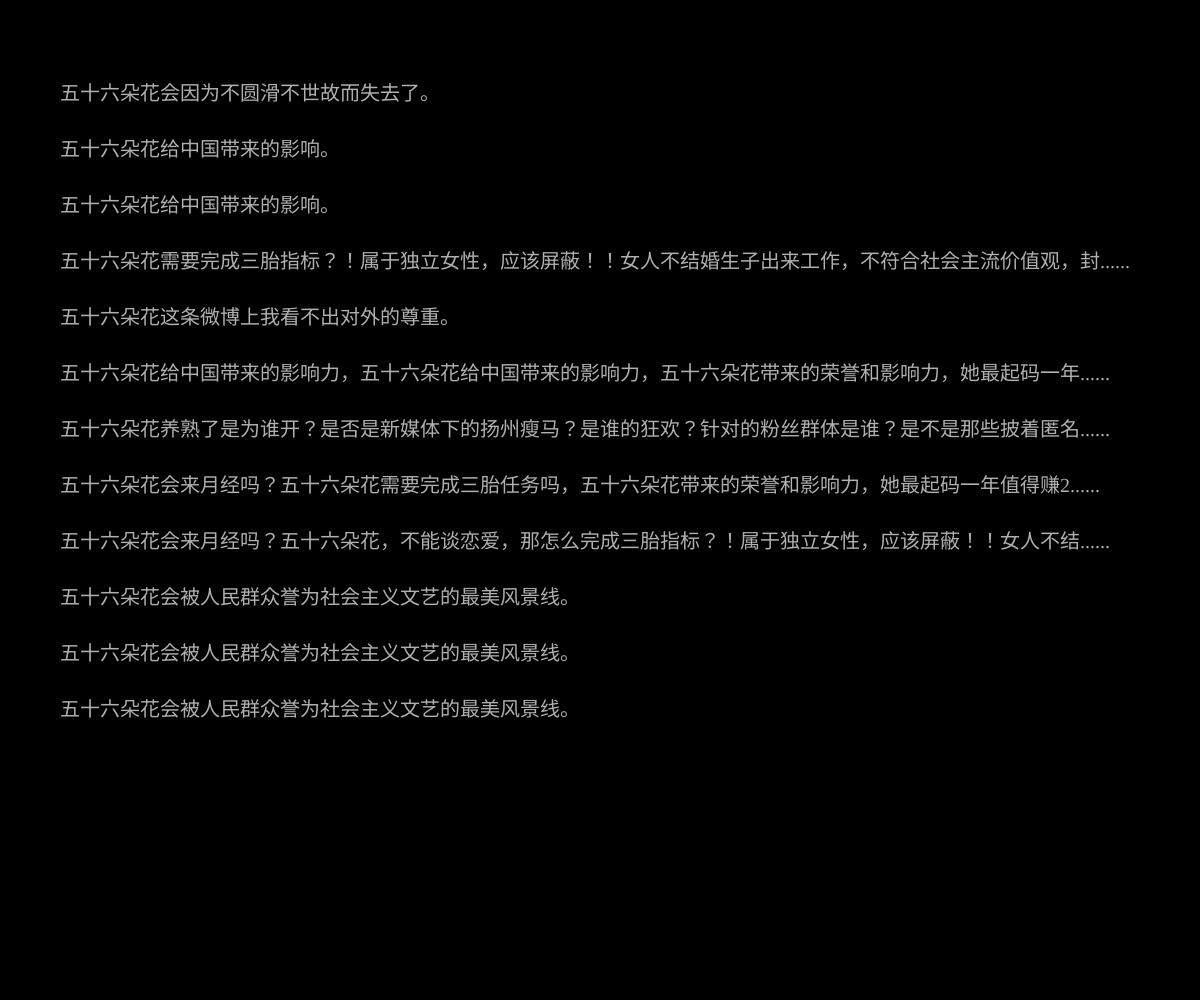
Frame 1 (no input)
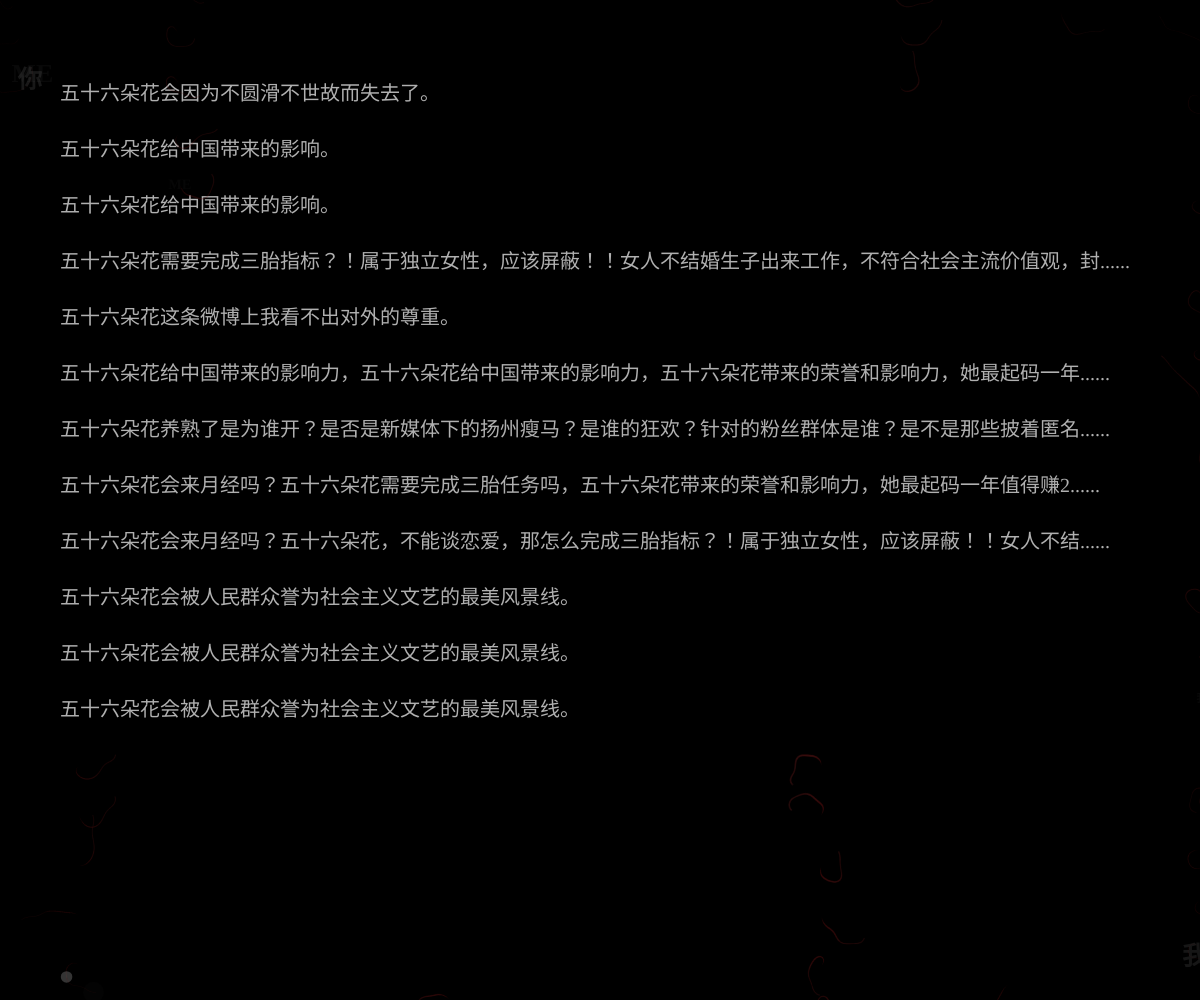
Frame 60 (no input)
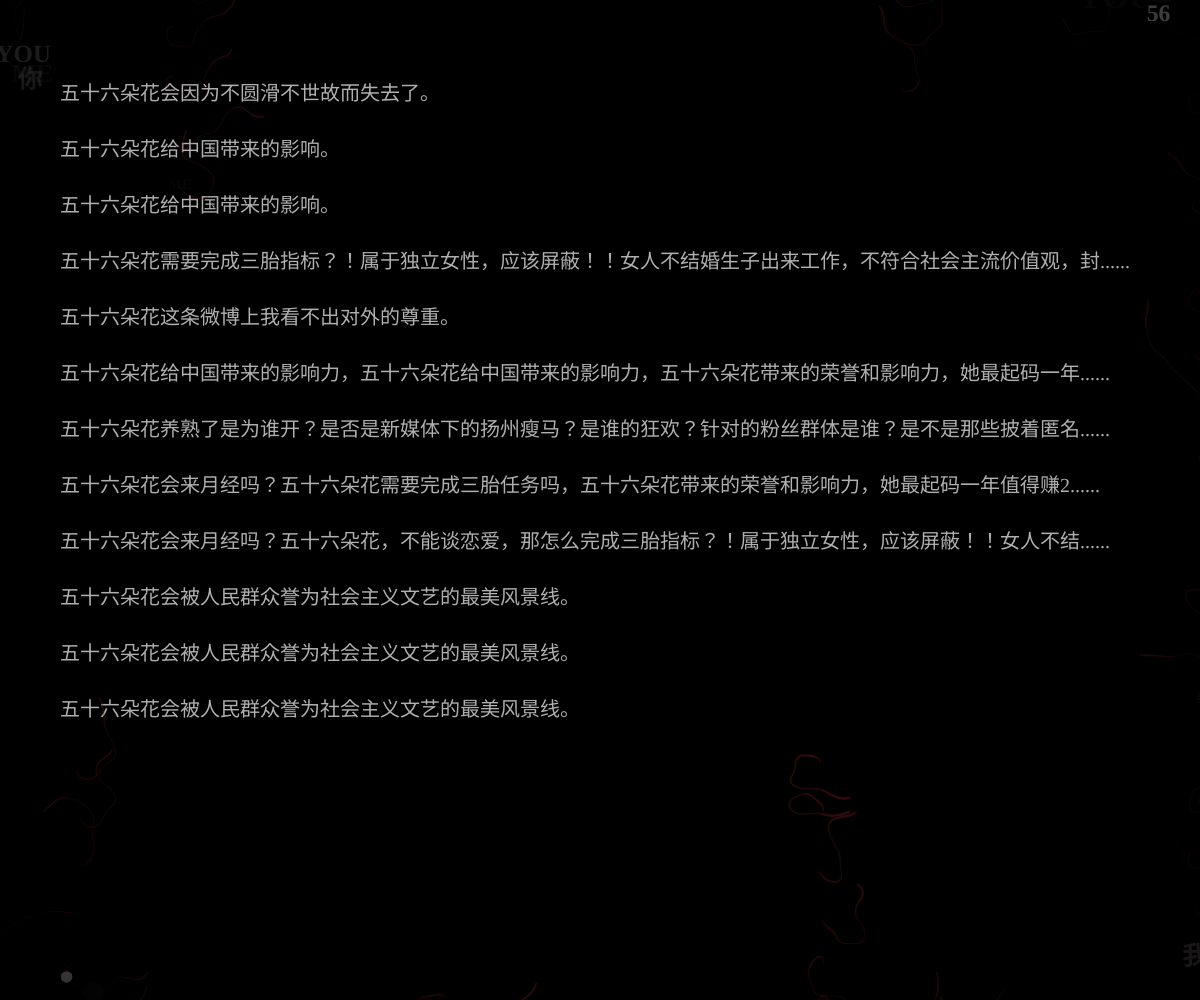
Frame 120 (the mouse pressed at the canvas centre since frame 60)

The p5.js sketch that drew these frames (run headless with seeded random() and noise() and a simulated clock; from frame 60 on, the mouse is pressed at the canvas centre):

// p5.js sketch
// ── sketch.js
let dots = [];
let mult;
let tz;
let w;
let flower = ["你", "我", "YOU", "ME", "56"];
let n = 3;
let patterns = {};
let weibo = [];
let hold = 0;
let loc;
let txt;
let fiftysix = [];
let myFont;

function setup() {
  createCanvas(windowWidth, windowHeight);
  background(0);
  textFont("Songti TC");
  textSize(20);
  weibo = [freedom];
  fiftySix();
  angleMode(DEGREES);
  let density = 24;
  let inter = width / density;
  for (let x = 0; x < width; x += inter) {
    for (let y = 0; y < height; y += inter) {
      let d = new Dot(x + width * cos(x, y), y + height * sin(x, y), 36);
      dots.push(d);
    }
  }
  mult = 0.01;
  tz = 0;
  w = 0;
}
function fiftySix() {
  fill(250, 180);
  textAlign(LEFT, BOTTOM);
  txt = weibo[0].post[0];
  hold = floor(map(windowWidth, 60, 1440, 0, 64));
  n = 3;
  for (let i = 0; i < 12; i++) {
    createPattern();
    text(gibberish(), 60, height * 0.105 + i * 56);
    if (i % 2 == 0) n++;
  }
}
function draw() {
  textSize(20);
  for (let i = 0; i < dots.length; i++) {
    dots[i].draw();
    dots[i].update(tz, mult);
  }
  tz += 0.01;
}

function keyPressed() {
  fill(0, 60);
  for (let i = 0; i < 12; i++) {
    if (i < 11) rect(60, height * 0.1 - 16 + i * 56, width - 180, 24);
    if (i == 11) rect(60, height * 0.1 - 16 + i * 56, 1000, 24);
  }
  textSize(20);
  n = 3;
  fiftySix();
  draw();
}

function createPattern() {
  for (let i = 0; i < txt.length; i++) {
    let gram = txt.substring(i, i + n - 1);
    let nextChar = txt[i + n - 1];
    if (!(gram in patterns)) {
      // if(!patterns[gram])
      patterns[gram] = [];
    }
    patterns[gram].push(nextChar);
  }
}

function gibberish() {
  let then = txt.substring(0, n - 1);
  while (!/[。]$/.test(then) && then.length < hold) {
    let gram = then.slice(-(n - 1));
    let opts = patterns[gram];
    let pick = random(opts);
    if (
      then.length >= hold - 1 &&
      !/[；，、; ,]$/.test(then.charAt(then.length - 1))
    )
      then += "......";
    else {
      then += pick;
      if (then.length >= hold) then += "......";
    }
  }
  return then;
}

function drawMountains() {
  for (let i = 0; i < width; i += 1.5) {
    for (let j = 0; j < 4; j++) {
      stroke(100, 0, 0, 2);
      let l = map(mouseX, 0, width, 0, 100);
      line(
        i - j * 2,
        j * 20 + noise(l + i / 240) * height - (height / 6) * j + height / 12,
        i - j * 2,
        j * 20 + noise(l + i / 240) * height + height / 6
      );
    }
  }
}
class Dot {
  constructor(x, y, length) {
    this.ox = x;
    this.oy = y;
    this.length = length;
    this.w = 0;
    this.vector = createVector(this.ox, this.oy);
    this.corner = createVector(0, 0);
  }
  update(tz, mult) {
    this.r = map(this.vector.y, 0, height, 100, 255 * noise(tz));
    let a = map(
      abs(dist(width / 2, height / 2, this.vector.x, this.vector.y)),
      1000,
      0,
      0,
      255
    );
    let targetW = map(a, 0, 255, 0, 8 * noise(tz * 2));
    this.w = lerp(this.w, targetW, mult * 10);
    this.alpha = lerp(50, a, mult * 5);
    this.ang = map(
      noise(this.vector.x * mult, this.vector.y * mult),
      0,
      1,
      0,
      1440 * noise(tz)
    );
    if (offScreen(this.vector))
      this.vector = p5.Vector.lerp(this.vector, this.corner, noise(tz * 10));
    this.vector.add(createVector(cos(this.ang), sin(this.ang)));
  }
  draw() {
    stroke(this.r, 30, 30, this.alpha);
    strokeWeight(this.w);
    point(this.vector.x, this.vector.y);
    noStroke();
    if (random() < 1 / 120) {
      if (
        (this.alpha <= 51.5 || this.w < 0.5) &&
        dist(width / 2, height / 2, this.vector.x, this.vector.y) >=
          height * 0.4
      ) {
        if (random() > 1 / 4) {
          fill(random(255), this.alpha * random(2));
          textAlign(CENTER, CENTER);
          textStyle(BOLD);
          textSize(this.w * 30);
          text(flower[floor(random(5))], this.vector.x, this.vector.y);
        } else {
          fill(random(250), this.alpha * random(2));
          circle(this.vector.x, this.vector.y, random(60));
        }
      }
    }
    if (random() < 1 / 60) {
      if (this.w > 3 && this.alpha >= 56) {
        if (random() > 1 / 16) {
          fill(random(250), this.alpha * random(2));
          circle(this.vector.x, this.vector.y, random(60));
        } else {
          fill(random(255), this.alpha * 2);
          textAlign(CENTER, CENTER);
          textStyle(BOLD);
          textSize(this.w * 20);
          text(flower[floor(random(5))], this.vector.x, this.vector.y);
        }
      }
    }
  }
}
function offScreen(vector) {
  return dist(width / 2, height / 2, vector.x, vector.y) <= height / 4;
}

// ── WEIBO.js
let freedom=
{
title:["五十六朵花"],
post:["五十六朵花会被人民群众誉为社会主义文艺的最美风景线。五十六朵花会来月经吗？五十六朵花需要完成三胎任务吗，五十六朵花18岁以前可以恋爱吗，五十六朵花会被别人校园霸凌吗，五十六朵花会被别人栓上铁链吗，五十六朵花会因为寻找真相消失吗？五十六朵花，不能谈恋爱，那怎么完成三胎指标？！属于独立女性，应该屏蔽！！女人不结婚生子出来工作，不符合社会主流价值观，封杀！！什么人会要求女孩纯洁无暇，不与外界接触？封建时期的帝王，有处女情结的男人，这些的大前提都是他们对女孩有性需求，且让保持愚昧便于控制。那么，这五十六朵花养熟了是为谁开？是否是新媒体下的扬州瘦马？是谁的狂欢？针对的粉丝群体是谁？是不是那些披着匿名皮在网上支持嫖娼合法，支持三妻四妾的人？如果你觉得现在的女性不好，丢了老祖宗的那套规矩，那你就去变性，从三从四德做起，辞职在家拖地洗碗端茶倒水伺候老人照顾孩子生十胎男宝，用行动感化现代女性参与她们改变她们。而不是一味的抱怨，你是怎么样，中国女性便是什么样，此后若没有贤妻良母，那你便是唯一的贤妻良母！谢谢你。会被别人玩残了的这种侮辱暗示性用词什么意思，这里最大一桩玩残的案子都他妈不可说，你怎么敢的啊？是真的吗？！我苹果牛！谢谢你。往曹县靠无胆，往西方靠无量，长期左右摇摆中逐渐衰落，是最看得见的未来。另外今天散步路过优品道路口的时候，看到许多人在那排着长队。绕过去瞅了一眼，原来那里弄了一个核酸点。应该是准备省内游的市民们跑去弄核酸证明，不然的话很多地方都去不了。习总书记勉励我们爱国，励志，求真，力行。习近平与大学生朋友们。习总书记勉励我们爱国，励志，求真，力行。人民群众的眼睛是雪亮的。被人真心的喜欢是什么体验？把人民放在心上，人民也会记住他们。当年的那批被迫害的人！对如今的疫情！！怎么看法？？？在习近平总书记视察广西一周年之际，4月27日，自治区检察院各党支部召开专题学习讨论会，重温习近平总书记视察广西4.27重要讲话精神，学习贯彻自治区党代表会议和自治区党委十二届三次全会精神。自治区检察院党组书记，检察长茅仲华，党组成员，副检察长卫福喜在自治区党委习近平总书记视察广西4.27重要讲话发表一周年座谈会主会场参加会议，自治区检察院其他党组成员及厅级领导参加所在支部学习讨论。大家一致表示，要深刻领悟两个确立的决定性意义，坚决做到两个维护，紧跟伟大复兴领航人踔厉笃行，紧紧围绕建设壮美广西目标任务体系，以高质量检察履职服务经济社会高质量发展，以实际行动和优异成绩迎接党的二十大胜利召开。喜迎二十大，牢记嘱托担使命，踔厉奋踔厉奋发新征程。算是因祸得福？上次因为丰县的事情学院书记一直在跟我谈话，虽然我对最后的结果不太认同和服气，主要还是讨厌那帮jc，但在这段和书记谈话的过程里觉得书记真好，遇到事情一直都是站在我的立场去考虑问题，也一直很理解我所做的事情，我想可能是因为同为女性，但受一些限制或一些经验没法支持这种做法。今天是林昭90冥诞，殉难54周年忌日。中国青年报2004年文章寻找林昭。1968年4月29日，她被枪决于上海龙华机场。第二天，一名警察到林昭家里，说了三句话，我是上海市公安局的。林昭已在4月29日被枪决。家属要交5分钱子弹费。母亲许宪民听到后，立刻晕倒在地。有人说，她不久后就疯了。4月28日晚，曲靖市珠源大讲堂第四讲开讲。市委副书记，市长李先祥主持并讲话。此次珠源大讲堂邀请了国家发展改革委城市和小城镇改革发展中心主任高国力作专题辅导。专题辅导以建设省域副中心城市的类型，特征及对曲靖的启示和建议。辛苦了，这样的贴必须转。她是谁？捡的视频，再发一次试试。普京就是个疯子，独棍。不许和外界接触，忠诚无双，纯洁无垢，透露着一股封建余孽的腐臭味。五十六朵花官博这他妈什么文案啊？什么叫别人都玩残了这种侮辱暗示性用词什么意思，这里最大一桩玩残的案子都他妈不可说了，你怎么敢的啊，搜一下就知道，魔都2020年2月13日以前的疫情发布会是有人民的。而2月14日以后就变成现在这个样子了。中国将结束针对大型科技公司的监管风暴怎么评价？没别的可骂了吗？但凡念一下就该看懂了，难道要写xx市人民新冠疫情？正好来顺着拉黑没脑子的。应该是发布出口不同。有政府新闻办的，有疫情专班的，所以背景板就不一样。看了一下粉丝数据，中青年男性超过60%啊家人们。大瞎比，你自己说的，转头就忘，是小脑萎缩吗？还TM拉黑，我看人家沾du是假的，你多少沾点脑t。小瞎逼，看不见如果两个字吗。他要判啥呀？如果仅仅是和不满14岁的，律师给力加受害者原谅，三年应该差不多。缓刑就不好说了。搜一下就知道，魔都2020年2月13日以前的疫情发布会是有人民的。而2月14日以后就变成现在这个样子了。终于有教授发声了。我们都成纳粹了。这是我很罕见的在中国选拔节目中听到，如果她这么优秀还是预备的话，标准是什么，这种言论…社会中总是有各种因为不圆滑不世故而失去的机会，但是赞多的选择是完全尊重了这位选手在专业上的能力，是一种就算她表达方式有误，但她尊重了街舞，所以我尊重她的态度。为依法保障经开区适龄儿童少年平等接受义务教育权利，结合经开区实际，特制定北京经济技术开发区关于2022年义务教育阶段入学工作的意见。天津是动态清零全国做得最好的城市，每次有几例就马上静止为清零，封了解解了封，运作序，元旦以来就没发生过一次混乱......第一季度GDP出来了，0.1%，全国倒数第一，果然也快清零了......鹅毛的扩张野心是无穷无尽的。对俄罗斯来说，顿巴斯是不够的。他还要全世界，还要火星......如果他能够。韩国人我操你妈。一针见血。饮马长江，洗足黄河，撒尿xx，海是其梦想。毛子基因，不奇怪。他受过.严重的心理创伤，情感麻木，对女人只有厌恶没有爱慕。中国式的疫苗接种，能不能不要这么温柔啊......555555，外国人都说是我国是Authoritarianism么？就不能有点Authoritarianism的强度么？这样下去观望不接种的会越来越多，养出一波又一波的巨婴。我党是为人民服务，不是为巨婴服务啊......4月28日，省邮政管理局召开全省，浙里快递防疫在线，应用培训，标志着我省邮政快递业疫情防控数字化应用正式上线。防疫在线，主要围绕进口邮件快件省内首站场所，人员，车辆，快件等监管重点，按照备案申报，扫码进场，人员赋码，快件追溯......玩什么天使啊活该被骂全部都是我的错反思我应该先去死。这个比一千多的那些枕头还舒服，我妈睡过这个以后，把睡了多年的荞麦枕都扔了，以后买枕头可以就认这家。这个我睡了好几个月，是我睡过十几个枕头里觉得最舒服的刚好老妈的枕头都睡塌了母亲节送她这个。张文宏说什么并不重要，但如果官方媒体发布张文宏对于疫情局势的判断与解读，就具有官方信息的意味。但别忘了，张文宏的判断与解读如果偏离事实或者参杂太多的主管臆断，则涉嫌造谣和错误导向！我不想在这里罗列张文宏的错误判断，如需我随时提供！张文宏——作为并不专业的专业人员，在疫情社会传播预测方面，连篇累牍的发布错误信息，客观上已经对于上海乃至全国的疫情防控产生严重的错误导向。如果他的判断只是个人主观或故意，发生判断错误只是个人水平问题，但如果通过官方媒体发布，则媒体必须负连带责任——说得对则有科普大众之功效。如果张文宏连续出现错误判断，近一个多月发生太多，那么发布张文宏信息的官媒就涉嫌传谣！我作为一名党员，绝不容许这样荒唐的事情发生！我是案例战略解读师，我是徐勇凌，我对上海疫情的解读已经得到了印证。在此，我问责张文宏的专业判断错误，同时，我问责发布张文宏相关错误判断的官方媒体的连带责任！白堆子23号院那个老底层被刑事拘留太对了！这种人渣毁了多少人啊！自己有问题到处溜达，附近的社区都受到了影响，光我们院就近1000人弹窗。假期没了不说，有些家庭全体弹窗，出门买东西都不成了。我觉得应该集体起诉它！网红开发了什么药品疫苗了吗？网红提出了什么抗疫策略了吗？网红总结了什么新疗法了吗？都没有！那他频频高调亮相意义何在？脏网红大概率是国际医药资本集团安插在国内的代办，牠的屁股坐在哪边一目了然。我傻了......原来30枚好丽友这么大。大家玩嘟一般就是为了防您这种人哈。这次是人民日报采访张文宏和陈尔真，用真实的上海和香港数据说明科学认识Omicron病毒，并不可怕，盲目防疫会给国家带来巨大损失。Omicron的重症率和死亡率显著低于流感，并不像有些专家说的是流感的七八倍，那是可以挑拣数据。过度防疫除了可能造成巨大的经济损失外，也会减少两年160万的新出生人数。中组部，中国疾控中心，我在此举报张文宏！并追究发布张文宏关于疫情错误信息媒体的连带责任！徐兄义举！必须支持！老徐你大胆了，张文宏大夫知识渊博博大精深，还敢否定中国五千年文明呢，对付疫情岂不绰绰有余？孕妇改叫孕人，母乳喂养变成胸乳喂养？......英国政府呼吁产科医护人员改变术语，抹去性别痕迹，避免冒犯怀孕生子的跨性别者......各位朋友晚上好......听我说谢谢你......侯总，应该是代夫！不是大夫！对所有敢于转发评论此条微博的朋友表示深深的敬意！你们冒着风险敢说真话！你们是真正的勇士！老徐在此跪拜了！为了救国于危难，为了上海几千万老百姓的生命安危，你们和我一起承担风险，我谢谢你们！转发支持，就算被削号也无悔。很多人一看到不公平的事情，第一个反应就是是假的吧。如果你经历过上海封闭，你就知道封闭是不是假的，一次次无缘无故做核酸是不是假的，应收尽收是不是假的，买不到菜是不是假的，物流全断是不是假的，看医生难上加难是不是假的，未成年和家长分开是不是假的。我觉得唯一的可能，就是你这个人也许是假的。你的感情是假的，你的人性是假的。经历了这一些，我看到难受的事情不会第一时间质疑。而是会难受。如果是假的，那种难受倒好了一点。因为就算是一个虚假的故事也是建立在一个真实的环境下。我们每个人身处其中，真假都是自己的感悟，自己的一念之差。经济不景气，就业这么困难，劳动者也只能降维内卷了。博士们都挤破头去了街道办和中小学，硕士修脚有啥奇怪？南农只能说是躺枪了。南京农业大学伤害过她！坚定支持正义的公开举报有关部门会当回事吗？拭目以待！老杨，你是真正的党员，谢谢你！我人微言轻，也要转发。算是一些内部......张文宏3月份发布的指数级增长被打断和拐点已经到来，已经被事实证明是严重错误，且客观上对上海抗疫产生严重的错误导向！干得漂亮。支持。国之未来有救！鼓掌鼓掌！最近的庞麦郎看上去状态好差…好像已经很疲惫了。昭昭天理留千古，哪许山河私帝王。在今天消失的几个小时没有更新的时间里！我去捡狗狗了！是我被临时派来值班在食堂附近遇到的流浪小狗！好像是耶耶和金毛的宝宝，还很小，我遇到它的时候它正在食堂对面的小河暗边想去喝点水，又想喝水但是爪子又紧张怕自己掉下去。问了一圈学生才知道狗狗已经流浪好些时间了，还有学生在打它，所以......南华早报开始放风了。专家瞎整，害苦百姓啊。这位专家今天还在开发布会，说我们可没让你们封城和全员核酸。谢谢点哥，每一次正义的呐喊，总有你的振臂一呼！担心冒犯跨性别者，就永远不担心冒犯真正的女性。昨天在我评论区也有姐妹说要起诉来着！微博显示评论ip属地后，一群人急眼了。看看2021年11月施行的中华人民共和国个人信息保护法是不是一纸空文。不管结果如何，支持。她的一步，法治的一大步。哟，这是要告了？上万的转发区，和激愤的评论区还真是声势浩大呢。不搜不知道，原来黑寡妇上气奇艺博士三部都辱华了。我人微言轻，也要转发。当一个人是傻瓜时，我们应该鼓励他，让他成为一个大傻瓜。做好核检，好好过个小长假吧，这个月，机构小散都心力交瘁啊。知足吧，小长假前，这也算公悦妪喜福禄多了。周末快乐！年轻人还是有希望的。坚决支持正义的举报！谢谢您！因为被塞了太多工作更焦虑了，越焦虑越没法工作......想告微博侵权？这是想瞎了心。微博公开IP归属地功能，并不侵权。我就好奇，属地公开到省你们担心什么？又不是公开你家门牌号，你们到底害怕什么？到底做了什么亏心事？给你们一个解决问题的建议，只有如此才能解决，那就是退出微博，不玩了。不做亏心事，不怕鬼敲门。已经造成损失。没用，人情社会，人高于法懂吗。人指的是戴官帽的人，不戴官帽的不是人。管成功与否这货出名了，永载史册。本人名字叫苏允锋，普通农民一枚，本人收集有张文宏所有言论，愿负一切责任。这个账号是来自美国的朋友！欢迎欢迎！IP归属地查询，简直太好了。什么时候关注了你这么个xx？不会是买粉了吧？赵寅成真的是行走的春药啊！直接说性奴隶不行吗？铁链女，铁笼女趴地女，地洞女……中国女人还要遭受多少磨难！最近沉迷追美少女战士。后期画风好好看啊！上万的转发区，要告微博公开IP，用它们的话说就是：你们到底在怕什么？先存个档，这群人将来是要拉清单的，打电话都显示来自哪个城市，是不是也要告移动？小石头，谢谢你。我怀疑你在为难肝病门诊医生！虽然注定没结果，也值得支持。看完他和曾宝仪的对话后很想哭。小时候很怕体育课，有人讨厌体育课被老师占用，我觉得能上文化课很开心。我讨厌自由活动，完全理解他所说男生更男生女生更女生的状态。男生打球女生跳皮筋，你都不行那你就哪里都不属于，但是如果你坐在教室画画看书写作业。你成为脱离大众的那个被发现，你就是在装。你一个日本网军当然支持了，无非你怕底裤扒干净罢了。有句台词我印象尤深，大意是自己若承受十分痛苦，必要施害者承受一半。明知不会激起水花，还是要折腾到底。才知道且试天下的第二编剧是读乐乐，就是怼尾鱼写镜双城那个，所以这种操作倒也不意外，感觉张巍可能是挂名，他还没这么low。公开IP属地到底是微博给博主进行定位了，还是解析了博主的运营商得到的信息，这两个是不是还有些不同？欢迎讨论。问题来了，是谁在不遗余力吹捧这个网红呢？他们背后又是什么人在指挥呢？我记得前不久张伯礼院士去上海，几乎没有多少媒体关注和报道。纳斯达克中国金龙指数涨幅扩大至10.5%！中概股也疯了！哔哩哔哩大涨17%…下午此前南华早报称，中国将结束针对大型科技公司的监管风暴，让科技行业于增长放缓之际为提振经济发挥更大作用。国家希望它们成长并在促进经济中发挥作用，如通过发放消费券等。深圳最近就通过美团和京东发了5亿元消费券。请叫我总监好看耶！但男主目前人设好气人，事多说话还伤人，后面能不能让我看到女主按头揍他啊。诶对，拿人口减少威胁他也许有点用呢。看来有争论了。身正不怕影子斜，为什么怕公示IP地址？显示IP，直接废掉国外网军在中国互联网上兴风作浪，背后怕的是谁不言而喻。小小的IP背后，涉及到国家安全问题，这场官司明显是为敌人打掩护，涉嫌危害国家安全罪！政治碰瓷，政治炒作。是的，看到这个新闻我的第一反应也是这样。外宣和内宣应该一样，都要有时度效的考虑。中共中央政治局召开会议，分析研究当前经济形势和经济工作，中共中央总书记习近平主持会议。你想要的这不就来了。在飞机上没事干p了四张哈哈哈哈哈哈发现另外两个魔幻滤镜也蛮好看的，一起发一下。坚定支持老徐，现在鼓吹共存的上海一些人，及中国疫情中的投毒现象，完是内奸与外贼合伙要中国万劫不复，面对存与亡，正能量必须站出来，特别党员，我们没有退路！也有人认为是涉嫌侵权，如果开放IP属地，那就一视同仁，不要厚此薄彼，一部分公开而另一部分隐藏，那就没意思了。凭什么那些中一黑微博一个个隐藏了IP呢？而普通人的IP却公然被显示出来？建议更多的人起诉wb违反了个人信息处理应遵循的合法，正当，必要原则......控导筒有什么用啊，真的觉得关注导筒的人会相信粉丝的话术吗。思聪讲的东西其实都是世故，你问很多老粉红，他们完全可能用不同的话术讲同一个意思，当代人的主要分歧点在于世故地爱还是世故地恨，一个人可以很世故的同时活的像个混蛋，比如思聪本人。狠还是老家伙狠。原来早就跑了。鬼玩人，又吓人又搞笑。专访泽连斯基称开战前几乎被潜入特工俘虏乌克兰总统弗拉基米尔·泽连斯基描述了俄罗斯军队在入侵初期是如何接近抓捕或暗杀他的。自从第一支俄罗斯军队进入乌克兰以来，泽连斯基在65天内对入侵的反应受到广泛赞誉。他曾在美国国会，世界银行和格莱美奖上发表演讲。这个作品给我的第一观感是丑到像讽刺，点开右边作者微博一看，学艺术的粉红。更新了。看老早的港片，看九十年代的电影总觉得什么都来得及。1997年过去了，我很怀念它。后面的时间我都可以做主，即便自己是一个穷小子，而现在似乎只剩下了随波逐流。时至今日，我坚信历史是螺旋式上升波浪式前进，我们在远方相遇吧！如果有人告诉我，足够的美貌可以抵消一切立场与言论的不堪，我就......这是我们的血！抵不住房东的软磨硬泡，她还是答应了他过分的请求......疫情防控可以检验整体统战能力，对各种形式大动员大调动预案重新优化改进，发现问题再改进，为未来外部环境迎战做好准备。我个人认为目前就是战争状态。使用生化武器是因为常规武器和核武器都威胁不了我们了。所以上海只是个开始，病毒的投送会越来越多，越来越频繁，病毒的种类会越来越花样百出，躺平派的舆论攻势会一浪高过一浪。反正他们已经提前二向化看这个突然联系到了XX，可能他们认为内需不是靠经济发展而是沉迷过去三十年的人口红利中，所以疯狂打压驱逐女人离开公共空间生育的更多的内需工具了，可以放开手脚。建议做好心理建设，绝不是打赢上海一仗就......wow！看热闹......忘掉错误的集体记忆，迎接美好的五月。一闭眼就是那句你瞎了吗？别睡了。这个视频是私密链接，下不下来，否则，隔着屏幕也能闻到粪便的味道，哈哈哈哈。法国农民在政府大楼前面倾倒粪便抗议以抗议原料成本如饲料，能源等上涨，还有就是马克龙的可疑的连任结果。原po提到了一个拜登曲线，什么是拜登曲线呢？就是一直是落后的那条蓝线在最后时刻超出胜出，现在这是一个术语......我死去的cp突然从坟里爬起来攻击我并用tnt把坟炸了......对不起，原来我错过了这么多糖不是还好我跑得早，现在又是一个纯纯震撼......我不行了好久没这么热闹了！哈哈哈哈就是感觉这么丑的字还要坚持手写，显得更恨了，字好丑......一潭死水的内娱热闹起来果然还是靠耽改哈哈哈哈哈哈哈哈哈哈xswl！政治挑衅网办！跟崇高的人在一起，你会崇高的。请公安部王小洪书记特别关注！强烈要求公安部能给我一个公正的结果！鉴于当前疫情防控形势，请广大市民自觉遵守......抗疫要从根上斩断国内外医药利益集团利益链，否则疫情不会断，经济发展也会被破坏......中央政治局会议坚持房子是用来住的，不是用来炒的定位，支持各地从当地实际出发完善房地产政策，支持刚性和改善性住房需求，优化商品房预售资金监管，促进房地产市场平稳健康发展。搞笑背后的思考：全量显示ip地址，到底利大于弊还是弊大于利？社交媒体身份和内容管控还是很有必要的，利于互联网戾气的收敛。生活是自己的，不是活给别人看的。不要太在意别人的看法，不要迷失在别人的评价里，走自己的路，做自己就好。这一生，愿你活得烈马青葱，不为他人的目光所累。60%的美国选民希望白宫对拜登的心理健康状况保持透明，并希望他接受认知健康测试。抗原就是物资啊？啊哈哈......北京连续三天48，47，48确诊，个位数无症状了。这数字无论从构成比例上，还是从政治上看，都......我去，后知后觉了，忍不住问一句张哲瀚在ins上发的图是啥情况？评论请不要相互谩骂攻击！合肥楼市买房，空港新城和运河新城，首选运河新城！加拿大疫情现状：躺平也没用，新毒株一出现，照样成批复阳，而民众却和被蒙住眼睛一样，根本不知道危险何时降临。捏妈笑的想亖面粉姐跟我说有人拿着赛期我和平鸽言论的截图说我是好多字？看评论，到今天还有人觉得核酸检测和治疗药物是免费的。还有做抗原的公司也查查！一天两次抗原的意义在哪里？医保被名正言顺的掏空了，以为不花钱。光行政处罚还不够，辟谣所需要的费用以及谣言所造成的损失，都得由这个孙子给补上！前门派出所我也曾光顾，那是几年前，曾被住菜市口的一老北京女子骗了几万元钱，她谎称是央视财务人员，可以合规办车证！再打听我曾在央视工作时的同事，说央视好多人在打听这人，才知道都被骗了。安谋中国430多名员工发布团队公开信：反对软银强势夺取公司控制权。这是什么样的智商……吴京不是在泰国拍摄巨齿鲨2么？这些咬牙切齿的是看不惯战狼的？俄罗斯先进的无人机是可以在淘宝上攒出来的。问题在于，大毛的军费，一级一级贪官雁过拔毛，最终落到实处的有多少？肉眼可见，鹅的导弹内部，还是几十年前的电路板。大毛子一年军费500多亿美金，美帝这么支持乌克兰，让大毛子很棘手啊......时间是忠实的记录者，镌刻着执政者奋进的步伐。4月18日起，新华社精心选取党的十八大以来，习近平总书记治国理政的精彩瞬间，讲述每一张照片背后的温暖故事。管天管地，管别人拉屎放屁。我们单位有的大哥大姐们看你不去吃饭还和别人逼逼说这孩子有问题，都不去食堂吃饭，好家伙管的这么宽吗，吃不吃饭和你有关系吗？年过50的大叔大婶碎嘴子一开始我还觉得是刻板印象，现在看来这碎嘴子能力真不是盖的。今天评论里大家都在说产后抑郁。我也有过产后抑郁，我稍微了解一些：产后抑郁就是越生了多激素越波动越容易严重。我生老大的完全没有。有钱就是任性！我往红包里塞了现金大奖，能不能抢到就要看你们对我是不是死心塌地啦！随机应变才能持续发展。中央昨天开会要求要根据病毒变异和传播的新特点，高效统筹疫情防控和经济社会发展，最大限度减少对经济社会发展的影响。别上纲上线。所以你是反对党中央？笑死我了，找个爷爷替我上早八的课。有钱就是任性！我往红包里塞了现金大奖，能不能抢到就要看你们对我是不是死心塌地啦！你这外国客户搁这儿装什么外宾呢......抽象起来了。捏妈笑的想亖面粉姐跟我说有人拿着赛期我和平鸽言论的截图说我是好多字？毕竟只想忽悠低智商的......冲人上个网还要玩碟中谍呢，已经润了的人每天在网上告诉没润的人：别来，国外水深火热。也是，我们这些韭菜走了，某部分既得利益润人就没有收刮资金的来源了，他当然要说：你别来挤占我的资源让我青山不在没柴烧，这也是过滤方式啊......有良知的俄罗斯老百姓，从心里也看不起黄鹅的。黄鹅那么多，有志愿参战保卫鹅爹的么？每个战斗日毙敌5名，难以置信。哏儿都方言对我来说就是自带喜剧效果，哪怕拿来念一页伟哥说明书都能让我乐出来。然而媳妇儿偏偏不会说，最多能说几个常用词句……这属于从小家庭教育走偏了啊！那标准普通话怎么能和伟大的哏儿都方言相提并论！其实我一直希望大家来读读论中国。很多我们的朋友，其实对于我们这个国家发生了很多的事情，都只知道概念，不清楚它的历史背景，甚至不清楚它的历史过程。比如像中印之间的战争，抗美援朝，跟越南之间发生的那场对越自卫反击战，邓小平的南巡，毛主席的革命。诸位，咱们说好了无视IP归属地的，那这种也应该一概无视。微博有一些账号有运营，有变现，不是新鲜事。给你这个工具，就是为了让你这样，咱们不要。即使吴京，连岳之流因为ip曝光而翻车，也不要觉得曝光用户ip这个事有任何价值可言，这是中国互联网侵害个人隐私的里程碑事件。这句话周杰伦说我会觉得牛逼，因为德配位。要坚持以人民为中心，把促进发展，保障民生置于突出位置，实施政策，采取措施，开展行动都要把是否有利于民生福祉放在第一位。我该保留了这两个视频，也算有图有真相，但我没敢发。请原谅我的懦弱，这不是一个讲道理的世界，恐惧充斥在每一个细节中。搞笑背后的思考：全量显示ip地址，到底利大于弊还是弊大于利？社交媒体身份和内容管控还是很有必要的，利于互联网戾气的收敛。中央政治局会议坚持房子是用来住的，不是用来炒的定位，支持各地从当地实际出发完善房地产政策，支持刚性和改善性住房需求，优化商品房预售资金监管，促进房地产市场平稳健康发展。周浦关岳路上傅雷中学对面小区申雅苑24号楼5楼一对母女在小区湖里投湖自杀，活不下去了。永远不能就事论事，永远以立场定对错，永远本末倒置。偷着乐吧就。你怎么不去开你领导的办公室抽屉，他心里没鬼怎么不让你看。对啊，你怎么不敢随意开爹妈卧室门？你爹妈心里没鬼为什么不敢让你随意出入自己卧室？抗疫要从根上斩断国内外医药利益集团利益链，否则疫情不会断，经济发展也会被破坏。哈哈哈哈哈哈哈哈哈我真的会笑。国外IP默认境外势力，境内IP公开犯罪记录，右边支持不支持，不支持就别搁这装双标的犊子了。那国外ip的犯罪记录是由你提供吗？荷兰人别再问我国王日怎么过的了。我们老中，最讨厌的就是皇帝。没什么emo的，再等一等他，一个艺人想要走得远必须有作品。综艺说实话我觉得不是主持人的话都不能算实绩，而有的人做了不知道多少年主持人还被吐槽只能算观众。粉丝当然会很开心能够一直看到曝光，综艺当然也会小范围聚集一些综艺粉，但这个真的超级有限，如果从长远来看，这份野心都配不上他的苦行，别人过后提起来只会轻蔑地说轻轻松松把钱赚了有什么作品啊，他不可能一辈子做爱豆，无论歌手还是演员，最后都要看作品，他的野心也不在于虚高的流量。正经的舞台少也是一个大问题，但他上的节目和杂志我个人觉得品质不低，说白了当中有一些是你有人气也上不了的。未来的路还很长，不是谁家粉丝冲得厉害就能对他的有什么决定性的影响，该支持支持该维权维权，不该生的气少生。他比粉丝有数，再给他多一点时间，他不仅可以长成一棵大树，还会成为一棵常青树。在美国生活的人应该不少遇见过街上自言自语念念有词的人。中午等红绿灯的时候，身边一个衣衫褴褛的大哥开始大声地疯言疯语。我一开始没在意，直到他开始提到China，我开始有点害怕会被攻击。然后他开始说，我跟你们说，中国政府在扶贫，它们是西方政客的榜样，西方人只会跟你说中国人跟我们不同，但不会跟你说他们在帮助穷人。听得我一时间百感交集....大学的核心意义其实是交流，讨论，群体协作，辩论...资本是社会主义市场经济的重要生产要素，在社会主义市场经济条件下规范和引导资本发展，既是一个重大经济问题，也是一个重大政治问题，既是一个重大实践问题，也是一个重大理论问题，关系坚持社会主义基本经济制度，关系改革开放基本国策，关系高质量发展和共同富裕，关系国家安全和社会稳定。光行政处罚还不够，辟谣所需要的费用以及谣言所造成的损失，都得由这个孙子给补上！大学的核心意义其实是交流，讨论，群体协作，辩论…不知道线上教学下来的一代会如何......这样的据理力争，再克制也是要付出极大的风险成本的，做不到第一个站出来发声，至少可以转发表态支持。那条许超医生发的尖锐湿疣的微博，我觉得无论是男是女都应该看看一边嫌弃恶心骂医生不打码一边劝别人别看的人都在想什么啊？提前长长见识，男的别去嫖，女的别被嫖娼男骗，不好吗？？你会谅解小偷吗？一对儿深圳的研究生情侣，为了一个六万块钱的相机，最少要判三年起步实在是太不值得了坐牢这种事情，是与外界信息完全隔绝的，你所牵挂的人怎么样了，你一无所知，普通人哪怕进去三个月，都会异常煎熬......原定今天公开的特别活动，由于技术原因改为明天公布，很抱歉，大家再等等......还要补中气！北京市召开第320场新冠肺炎疫情防控工作新闻发布会。发布会上通报，假期从5月1日至4日，全市餐饮经营单位暂停堂食，转外卖服务。资本是社会主义市场经济的重要生产要素，在社会主义市场经济条件下规范和引导资本发展，既是一个重大经济问题，也是一个重大政治问题，既是一个重大实践问题，也是一个重大理论问题，关系坚持社会主义基本经济制度，关系改革开放基本国策，关系高质量发展和共同富裕，关系国家安全和社会稳定。某同志用自己的牺牲开启了一场人血馒头的盛宴。下沉志愿者的工作量是无论如何不会到累死人的程度的，真正能累死人的是变本加厉的本职工作。但批判这个王八蛋的命令体系某种程度上有违歌颂真正党员为国牺牲的基调，所以各位就当作不存在吧。今天四点过就醒了，爬起来重新翻阅了一点文献确认细节，把武婉平历史线重整数遍。写完发出去以后睡了个回笼觉，结果可能是刷论文的DNA动了吧，当场梦到答辩......并且状况频出，梦里也记得论文还有bug没改，我讲得惊慌失措，导师听得莫名其妙。做了好事不该有好梦吗，怎么有我这么可怜的美术生......不爱吃，能睡，能独处，是我关到今天还没疯的主要原因。这个视频是私密链接，下不下来，否则，隔着屏幕也能闻到粪便的味道，哈哈哈哈。法国农民在政府大楼前面倾倒粪便抗议以抗议原料成本如饲料，能源等上涨，还有就是马克龙的可疑的连任结果。原po提到了一个拜登曲线，什么是拜登曲线呢？就是一直是落后的那条蓝线在最后时刻超出胜出，现在这是一个术语。一闭眼就是那句你瞎了吗别睡了。首先，无论何时都不忘感谢，感激，他始终会对真诚的喜爱由衷尊重并视为珍宝，无论这些喜爱出于何种角度。其次，他不想欺骗任何人，无论自己何种境遇。他果然还是那个坚持本真，坚守原则的人，同时即使愤怒也看得出良好家教。第三，这样刚的人，不论在内娱还是其他领域都已经至为稀缺，用我们北京人对男士的最高评价就是三个字：爷们儿！第四，无比安心的是他的最后一段话：心怀感恩，自强不息的中国人，尽己所能回报社会。我知道，中国人是你也是我们最骄傲的称呼；自强不息是你也是我们最努力的追求；而回报社会则是你也是我们始终坚持的目标。很好，你是中国人，中国男人，有担当的中国男人。你的这封信，不过是用最郑重的手书方式，重复了一遍始终未曾改变的生活态度。做为支持者之一，请允许我再次说出这四个字：以你为荣。人民公仆的抽屉，约等于人民的抽屉？你怎么不会开你领导的办公室抽屉，他心里没鬼怎么不让你看。会忘掉错误的集体记忆，迎接美好的五月。会吗？会吧。我该保留了这两个视频，也算有图有真相，但我没敢发。请原谅我的懦弱，这不是一个讲道理的世界，恐惧充斥在每一个细节中。谁的战狼？辛辛苦苦养大的战狼是泰国的？早知如此养条狗好了，起码还能看家护院。不知道那些战狗们怎么想？杨六郎，王扒全母们哭晕在厕所了吗？用不和外界接触，纯洁无暇这种词来规定我们的女性，又用青春难葆，玩残了侮辱其他国家的女性，到底是谁才会对这种文化满意啊？在五十六朵花这条微博上我看不出对内的自信，也看不出对外的尊重。五十六朵花能不能别打着主旋律搞一些恶心的事情啊，主旋律不是一切东西的遮羞布好吗，能不能尊重一下自己的国家......这个得转出来。看到的人越多，这位博主就会越安全。五十六朵花？后面是谁在操控啊......五十六朵花......这环境真的好可怕......心疼这些女孩子，也心疼自己，心疼所有在这里的女孩子......执事者不对你负责任的时候，要会自己对自己负责任。有勇气，条理清晰......为了苟活，博主会不得不加入反华阵营。就是图2的正文第一段，没啥特殊的，去国外媒体一搜就能看见，都会公开报道。原博大麻吸多了？加油，你国吸毒是合法的。这个得转出来。看到的人越多，这位博主就会越安全。一个疫情让人认识了很多人的面目。微信公众号，微博被封......最后一篇慈善公益文章我早上还看完了，下午就封了。还纯洁无暇，处女纯洁那脏的是谁心里不都清楚吗？多脑残才会搞出这种东西？哦不对，江山娇那会儿就已经犯过一次毛病了。一边想要显示为社会主义文艺的现代女性先进面貌，一方面又在宣传中大量夹杂封建主义的贞操审视。一边要作为红色符号文工团，一边又在模仿纯资本运作的偶像团体运营，就是说要不要这么分裂啊，老爷们。算了一下，算上退款加上支付宝，四月份买菜花了三千六，上海买菜到底难不难。胡说八道，挑唆民意，制造对立，妖言惑众，呼吁对胡锡进禁言销号，这是什么节奏？难道敌人被消灭了就斗自己人。这应该是国内最有名的民间舞团了吧，文旅业这几年真的好惨。好像说奉贤也出来了，不过那两个区病例不多了，不出区应该问题不大吧......这个聚集程度......金泽是防范区了么？到底怎么回事？你是独立的个体，有着不同的想法，你只是四亿六千万人之一。当一句我行，变成我们行；当一个人，变成两个。朝着同一个方向、同一种信念，坚持与执着。青年，始终昂扬，无惧逆境，不畏崎岖，坚强向上......上海是个群都在转这几个视频，所有人都在骂，我妈都骂了好几条...看了真的很愤怒！宝山到底怎么了，一而再，再而三的这样...五十六朵花给中国带来的影响力，五十六朵花带来的荣誉和影响力，她最起码一年值得赚20个亿，网红明星偷漏的税都能以亿计算，不赚这个数我都替她不值，一群现实中一无是处的废物酸眼红了是吗？那就对了，你转世投胎八百年都没有那个命！他们藏起来，然后和团长联手发布团购消息，五斤菜69.9，居民没有其他菜的来源无奈只能购买，然后本来是捐的他们卖了......都一个月了还这逼样。到现在上海都没有高风险，匪夷所思，整个上海都是高风险呀。行为丑陋的官员们已经没有这个能力了。改革开放以来的成果不是你们干出来的，是你们亲手葬送的。历史会记上这一笔的。立刻取消动态清零的政治命令！现在的病毒已经不是原先的病毒了，严重程度低于流感。睁开眼睛看看全世界！抓住最后的亡羊补牢的机会，使人民恢复平静生活秩序，扭转经济崩溃，回到科学家指导，政府行政配合的正确防疫路线上来，不要再折腾伤害老百姓了！这位在微博被怼了好久，一直都没翻车，这次我也不看好，除非他背后的资本翻车......今天暂停，明天重启，朝令夕改，朝三暮四......这位在微博被怼了好久，一直都没翻车，这次我也不看好，除非他背后的资本翻车......三年前的今天，时光机带我回到了过去，你也试试？又看到一个友邻代发的讣告，就那种对面楼一盏一盏灯熄灭的感觉。对此，我只想说三个字：长毛象。江湖路，从来不平。拔剑四顾即可，不一定站在原处。人生贵恣意，谁不爱自由？挥手自兹去，一处吃小酒。我低头看了看自己的肚子，估摸着应该是怀孕了，且常年怀孕，想跟老板申请带薪产假，生不出来不重新工作那种。信仰多元，不知入党宣誓时他信仰的上帝在在场不？想一出是一出，每一出都很极端。再配上处理李文亮的那八个新闻主播，就齐活了！大晚上的，你们能不能不恶心人？以前谁配虫且头儿的图，我拉黑他们的心都有！大家鉴别一下这些名嘴在说哪个国家八个第一太不容易了！朕今天的金句，搬运传颂一下。众卿认真体会：真正的统帅，会选择战场。断不会别人想在哪儿打，就跟去哪儿打。打不打，何时打，在哪儿打，跟谁打，都不应该是别人说了算的事。不然就叫鲁莽，被人牵着鼻子走罢了。那个ip地址显示，国内就直接写省份，国外就写国家，只有台湾写中国台湾，笑死了，好像那啥撒尿标记领地呃呃呃......这个小木木妄图挑拨海内外华人的关系而已，他们天性喜欢制造割裂和差异以方便他们在中间来回骑墙挑拨离间。谁说IP在海外就不能爱国了？安拉定义的吗？我一个堂堂正正的炎黄子孙，什么时候轮到阿丹的子孙来定义我了？我让你活，你才能活，我没说让你活，你就得死。一名50多岁的香港跨境司机下午在皇岗口岸内地境内，疑于封车等候查验期间昏迷，其后证实不治身亡。你可以提意见，但不能煽动。你可以要平等，但不能要特权。至于裁定标准由自己说了算即当球员又当裁判，即当被告又当法官。统治者对被统治者的态度，男人对女人的态度，逻辑完全是一样的。那条夹了，大家别讨论了。 我发现某些媒体真的很喜欢造神，先是在你得到优异的成绩之后把你捧上天，然后你有一点自己的生活就开始针对你把你踩进泥里。我不知道为什么在很多冲郭人心里优秀的人一定要低调才可以，他们不能买豪车不能买别墅不能用奢侈品必须清贫度日且一辈子优秀不能有一点错，连袁隆平人去买车都有人诋毁，更别说其他人了。这个好看，就是，最好别被井外势力利用......这人为啥那么喜欢打断别人说话，搞得我基本听不太清警方说的是啥......人在上海，被关了一个月。说不信的要给理由吧，两个嘴皮子一碰就开始扣帽子。这都谁教出来的？强调要深入学习贯彻习近平总书记对疫情防控工作作出的重要指示精神和关于安全生产工作的重要论述，认真落实党中央、国务院和市委、市政府部署要求，从严从紧从细落实疫情防控措施，及时消除各类安全隐患。这实在是太客气了，老人有需求，在居委会和街道配不到药的前提下，我们帮着配送下药物是件非常小的事，祝好！团团五四各种庆祝纪念活动邀请你了吗？宣传庆祝活动是否继续让你承包啊？团团中国青年好网民全国青联委员北京青年榜样中国青少年新媒体协会理事团团宣传新媒体核心合作商饶谨先生？说起美国老兵，过去十年中美国退伍兵自杀的人数已经超过了越南战争中的美军总阵亡人数。美国退伍兵的自杀率是普通人1.5倍。还有的空军老兵，虽然没自杀，但是在自己的国会被人一枪打死。真正的爱国者是做好自己分内的事，不对周围其他人造成危害，不给国家添乱拉仇恨。伪装的爱国者用心险恶，对内煽动民众的极端情绪，发动一部分群众斗另一部分群众，分裂群众，搞乱国家； 对外引导大陆群众辱骂攻击其它国家，煽动中国与世界其它国家的仇恨，使我国逐渐被世界孤立。我倒是真没想到那个地方会崩，旁边就是正在修建的华为上海研发中心，也是华为目前最大的研发中心，专门搞芯片的，这个村的房价正在飙升，人口密度也很低，本地食品物产又很丰富，按说这里是上海最不会饿肚子的地方......是因为这是在用我们资源打我们同胞，他挣战功同时挑拨我们民族内部的关系。怎么会搞成这幅样子......海政府扪心自问，配得上这么好的人民吗？有人问体制内哪还有那么多事，这你就不懂体制了。你看上海疫情这么艰难，居然一堆人还要上法庭打官司。又有人说那也最多和平时一样啊。不不不怎么能一样呢，为了更好的打官司，法院专门开发了居家打官司的软件！这工作不就多出来了吗？这几年最让人恶心的一个词就是加油！加油武汉，加油广州，加油西安，加油上海！人们看着被剥夺自由的城市的挣扎，带着轻蔑的微笑对着笼子里说一句，加油哦！然而，只要他们向四周任何一个方向看一下就会发现，自己也在这牢笼中。有人问体制内哪还有那么多事，这你就不懂体制了。你看上海疫情这么艰难，居然一堆人还要上法庭打官司。又有人说那也最多和平时一样啊。不不不怎么能一样呢，为了更好的打官司，法院专门开发了居家打官司的软件！这工作不就多出来了吗？文化不是宣传，是影响！有的人再瞧不起韩流日漫，人家就是能在世界范围内有影响力。明明中国是有最悠久文化的国家，但在21世纪的文化输出和影响确是最弱的。讲难听点，平时中国关注孔子的有几个，你却要在世界宣传孔子学院。自己内娱天天抄袭日韩美，好综艺大多都是买韩国版权，别的艺术专业也一样，我学戏文的，我们老师说最好写主旋律，他怕我们以后没饭吃......前几天刚被恐袭牺牲的三个中国人，这么快就忘了？对这个恐袭国度过度吹嘘，坑的只是本国人。明天是五月一日，世界劳动者的最可纪念的日子，从明朝起，我相信我的精神肉体，一定还要强速力的进步许多。气哭了，为什么有这么多没人性的同胞，他们不配为人......回归人类，挺难的一件事。你国的医院关掉门诊部，你国的医生要核酸报告才能救人。都比较适合在地狱，不适合在人间。做什么医生？不知道从什么时候开始，人性变得如此幽暗冰冷的......信任国家的群众这么受苦，无视法律的大发横财......别给我留言，更不要没事去骚扰我自由自在网络冲浪的朋友们......我只是希望荒诞和悲剧在我的国家可以少一些。当时军委主席是毛泽东，副主席是朱德和张国焘。值得一提的是红军总司令部的任职情况，总司令是朱德，总政委是张国焘，参谋长是刘伯承，政治部主任是陈昌浩。基本上是红一，四两个方面军平分秋色，足见当时对红四方面军的重视程度。封控期间不得清退租客，属于有产阶层紧急状态下的特定义务，就这么简单个临时法规，没人想到这个事。疫情期间，是不可能有生意的。人家又不是不给钱，就因为拖几天房费，就把人赶出房间，宁可让房间空着闲置也不给人住？要知道这是抗疫防疫封控的紧急状态。重要指示体现了《人民至上》、《生命至上》的深切关怀......怎么的，右边是疫情利益链的受益者？你知道有上千种真正有害的致病病毒吗？还混淆概念，就只有趴在人民身上吸疫情血这点本事？因为这个病毒对人体有害。人体有成千上万个细菌，我们可以和他共存，有的甚至对我们有益，但你会让鼠疫耶尔森菌在你身体里共存吗，你会让艾滋病毒在你身上？运动，是高于一切的。还是人吗？一纸核酸，把多少无辜的生命给算计掉了；一朝封城，又把多少人民的活路给封掉了！不要谴责受害者，不要让真正的老实人背负良心债......人家不给救，你拿什么拼？怎么搭自己的命？搞笑。父母负很大责任，太老实了。感觉遍地都是僵尸在害人，不要躲，没人躲得掉。这上面写了时间，地点和详细经过，造假的话显然要吃牢饭，那我觉得真事的可能性大。这种急诊还要求先做核酸检测等结果，是不是荒唐透顶？下这种命令的，执行命令的，为这种命令辩护的，都是罪犯和混蛋。那些事在你所在的地方不会发生么？不，三令五申之后悲剧仍在一个又一个地方上演。有空辟谣长草，没空给人送菜。还是人了吗。打着防疫的旗号，剥夺一个个无辜的生命这是医院么，这是医生么，魔鬼也不过如此吧。大家都懂，别理别沾，易燃易爆炸。呸，晦气。很多人有些莫名的优越感，觉得这事轮不到自己。但凡有个什么单位，有些欲言又止的好处，认识那么几个人能办点小事，就觉得优越得不行。问题是，认真想想，真有那么优越吗，真轮不到你？失去了当下，谋取了未来又有何用？那种未来属于你吗？我除了转发别无办法。我只是希望荒诞和悲剧在我的国家可以少一些......谁该为此负责 ，大家应该心知肚明。一岁半的孩子，因为核酸耽误了治疗走了，目前发布该信息的抖音号已经看不到视频了。"],

};
